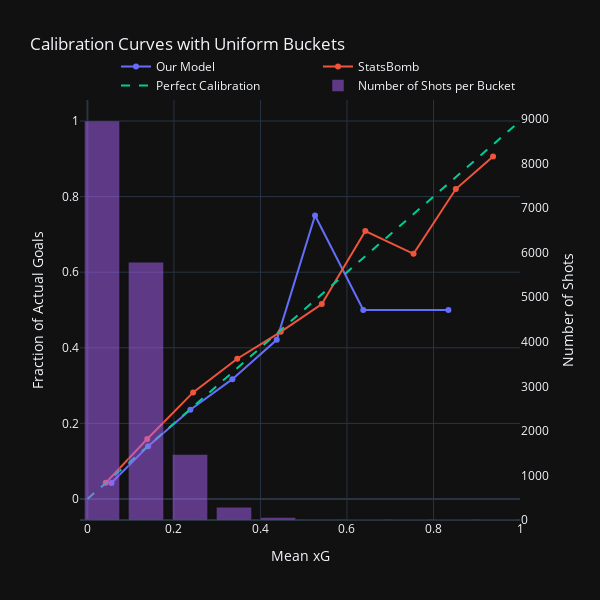

Notebook cell for this chart:
### Code cell
fig = go.Figure()
fig.update_layout(template='plotly_dark')

prob_true, prob_pred = calibration_curve(y_test, predictions_test, n_bins=10)
fig.add_trace(go.Scatter(x=prob_pred, y=prob_true, mode='markers+lines', name='Our Model'))

prob_true, prob_pred = calibration_curve(y_test, sbxg_test, n_bins=10)
fig.add_trace(go.Scatter(x=prob_pred, y=prob_true, mode='markers+lines', name='StatsBomb'))

fig.add_trace(go.Scatter(x=np.linspace(0, 1, 10), y=np.linspace(0, 1, 10), mode='lines', line=dict(dash='dash'), name='Perfect Calibration'))

predictions_test_binned = np.digitize(predictions_test, bins=np.linspace(0, 1, 11)) - 1
bin_labels = [f"{(i / 10)}" for i in range(1,11)]
bin_counts = np.bincount(predictions_test_binned, minlength=10)

fig.add_trace(go.Bar(x=bin_labels, y=bin_counts, name='Number of Shots per Bucket', yaxis='y2', xaxis='x2', opacity=0.5))

fig.update_layout(
    title='Calibration Curves with Uniform Buckets',
    xaxis_title='Mean xG',
    yaxis={
        'range': [0, 1],
        'title': 'Fraction of Actual Goals'
    },
    yaxis2={
        'title': 'Number of Shots',
        'overlaying': 'y',
        'side': 'right',
        'showgrid':False,
    },
    xaxis2={
        'overlaying': 'x',
        'side': 'top',
        'showgrid':False,
        'showticklabels':False
    },
    legend=dict(
        orientation='h',
        yanchor='bottom',
        y=1,
        xanchor='right',
        x=1
    ),
    width=600,
    height=600
)

fig.show()

### Figure 1 — Plotly figure (JSON) as saved in the notebook; plotly's stock layout.template omitted (floating-point values rounded to 4 significant figures)
{"data": [{"mode": "markers+lines", "name": "Our Model", "type": "scatter", "x": [0.05541, 0.1403, 0.2379, 0.335, 0.4376, 0.5262, 0.6377, 0.8345], "y": [0.04255, 0.1398, 0.2361, 0.3171, 0.4211, 0.75, 0.5, 0.5]}, {"mode": "markers+lines", "name": "StatsBomb", "type": "scatter", "x": [0.04232, 0.1382, 0.2443, 0.3463, 0.4469, 0.5418, 0.6424, 0.7538, 0.8516, 0.9377], "y": [0.04274, 0.1586, 0.282, 0.371, 0.4422, 0.5159, 0.7089, 0.6486, 0.82, 0.9062]}, {"line": {"dash": "dash"}, "mode": "lines", "name": "Perfect Calibration", "type": "scatter", "x": [0, 0.1111, 0.2222, 0.3333, 0.4444, 0.5556, 0.6667, 0.7778, 0.8889, 1], "y": [0, 0.1111, 0.2222, 0.3333, 0.4444, 0.5556, 0.6667, 0.7778, 0.8889, 1]}, {"name": "Number of Shots per Bucket", "opacity": 0.5, "type": "bar", "x": ["0.1", "0.2", "0.3", "0.4", "0.5", "0.6", "0.7", "0.8", "0.9", "1.0"], "xaxis": "x2", "y": [8954, 5786, 1470, 287, 57, 12, 2, 0, 2, 0], "yaxis": "y2"}], "layout": {"height": 600, "legend": {"orientation": "h", "x": 1, "xanchor": "right", "y": 1, "yanchor": "bottom"}, "title": {"text": "Calibration Curves with Uniform Buckets"}, "width": 600, "xaxis": {"title": {"text": "Mean xG"}}, "xaxis2": {"overlaying": "x", "showgrid": false, "showticklabels": false, "side": "top"}, "yaxis": {"title": {"text": "Fraction of Actual Goals"}}, "yaxis2": {"overlaying": "y", "showgrid": false, "side": "right", "title": {"text": "Number of Shots"}}}}
